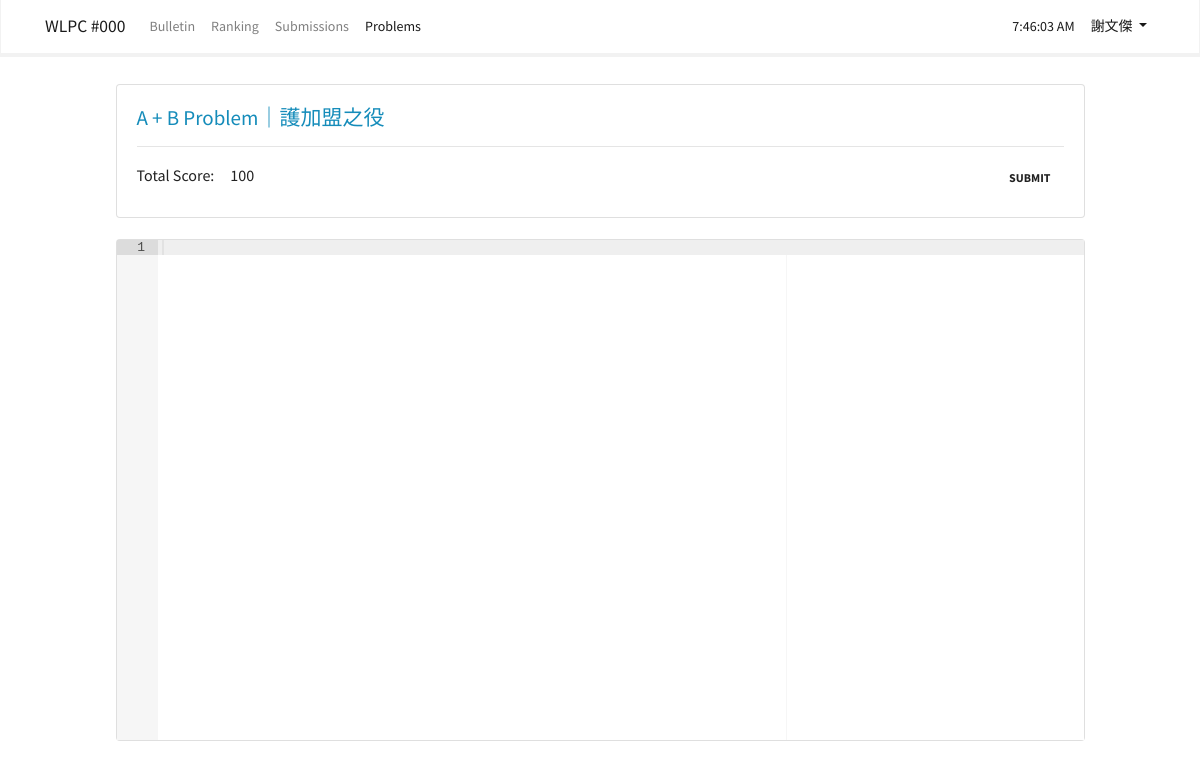
The app's page /problems/1/submit (signed in) with its own data.
### app/models.py (models this page shows, shortened)
class User(UserMixin, db.Model):
    __tablename__ = 'users'
    id = db.Column(db.Integer, primary_key = True)
    email = db.Column(db.String(64), unique = True, index = True)
    username = db.Column(db.String(64), index = True)
    password_hash = db.Column(db.String(128))
    status = db.Column(db.Text)
    score = db.Column(db.Integer)
    @property
    def password(self):
        raise AttributeError('password is not a readable attribute')

class Problem(db.Model):
    __tablename__ = 'problems'
    id = db.Column(db.Integer, primary_key = True)
    title = db.Column(db.String)
    abbr = db.Column(db.String)
    content = db.Column(db.Text)
    content_html = db.Column(db.Text)
    total_score = db.Column(db.Integer)
    scoring_script = db.Column(db.Text)
    test_datas = db.relationship('TestData', backref = 'problem')

### app/submission/views.py (the view)
@submission.route('/problems/<pid>/submit', methods = ['GET', 'POST'])
@login_required
def submit(pid):
    form = SubmitForm()
    if form.validate_on_submit():
        submission = Submission(pid = pid, uid = current_user.id, code = form.code.data, create_time = datetime.utcnow(), verdict = 'Pending')
        db.session.add(submission)
        db.session.commit()
        return redirect(url_for('submission.result', sid = submission.id))
    problem = Problem.query.get_or_404(pid)
    return render_template('submissions/submit.html', current_time = datetime.utcnow(), form = form, pid = pid, problem = problem)

### app/submission/forms.py
class SubmitForm(FlaskForm):
    code = TextAreaField('Code')
    submit = SubmitField('Submit')

### app/models.py (called while the page is built)
@login_manager.user_loader
def load_user(user_id):
    return User.query.get(int(user_id))

### app/templates/submissions/submit.html (shortened to what this page needs)
{% extends "base.html" %}
{% block page_content %}
<div class="container" style="width: 90%">
    <form method="POST">
        <div class="card">
            <div class="card-body">
                <h4 class="card-title mb-3"><a href="{{ url_for('problem.show', pid = problem.id) }}">{{ problem.title
                        }}</a></h4>
                <hr>
                <div class="row">
                    <div class="col-sm-4">Total Score:　{{ problem.total_score }}</div>
                    <div class="col-sm-4"></div>
                    <div class="col-sm-4">{{ form.submit(class = 'btn float-right') }}</div>
                </div>
            </div>
        </div><br>
        <div class="card">
            <div class="card-body" style="height: 500px">
                <div id="editor"></div>
            </div>
        </div><br>
    </form>
</div>
{% endblock %}

### app/templates/base.html (shortened to what this page needs)
{% extends "bootstrap/base.html" %}
{% block styles %}
<link rel="stylesheet" href="{{ url_for('static', filename='bootstrap.css') }}">
{% endblock %}
{% block navbar %}
<nav class="navbar navbar-expand-lg navbar-light bg-light fixed-top">
    <div class="container">
        <a class="navbar-brand" href="/">{{ config['CONTEST'] }}</a>
        <div class="collapse navbar-collapse" id="navbarColor03">
            <ul class="navbar-nav mr-auto">
                <li class="nav-item {{ 'active' if request.path.startswith('/bulletin') }}">
                    <a class="nav-link" href="{{ url_for('main.bulletin') }}">Bulletin<span class="sr-only">(current)</span></a>
                </li>
                <li class="nav-item {{ 'active' if request.path.startswith('/ranking') }}">
                    <a class="nav-link" href="{{ url_for('main.ranking') }}">Ranking</a>
                </li>
                <li class="nav-item {{ 'active' if request.path.startswith('/submissions') }}">
                    <a class="nav-link" href="{{ url_for('submission.list') }}">Submissions</a>
                </li>
                <li class="nav-item {{ 'active' if request.path.startswith('/problems') }}">
                    <a class="nav-link" href="{{ url_for('problem.problems') }}">Problems</a>
                </li>
            </ul>
            <ul class="navbar-nav my-lg-0">
                <li class="nav-item active">
                    <a class="nav-link" id="time">{{ moment(current_time).format('LTS') }}</a>
                </li>
                <li class="nav-item dropdown active">
                    {% if current_user.is_authenticated %}
                    <a class="nav-link dropdown-toggle" data-toggle="dropdown" href="#" id="themes">{{
                        current_user.username }} </a>
                    {% endif %}
                </li>
            </ul>
        </div>
    </div>
</nav>
{% endblock %}
{% block content %}
<br>
<br>
<br>
<br>
<div class="container">
    {% block page_content %}{% endblock %}
</div><br><br>
{% endblock %}

### records on screen
User: username "謝文傑"
Problem: title "A + B Problem｜護加盟之役", total_score "100"

### other values on screen
{{ config['CONTEST'] }} "WLPC #000"
